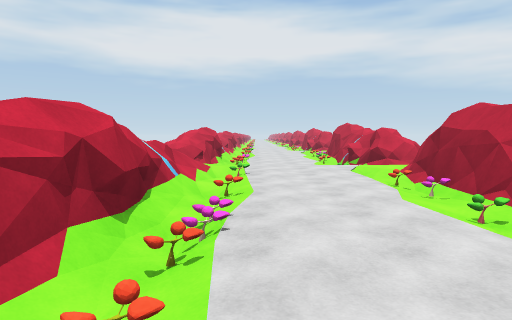
[1] (above)

16 first-person views from a walk through a Unity game level. The camera is 1.5 m above the floor, tilts 4° down and sees 75° across. The floor is counted in squares, 2 m on a side. Each view is taken from the middle of a square. On the plan, view 1 faces up. The plan holds only what a view shows up to about 11 squares ahead; the rest is blank. The place goes on beyond the plan. The player is left out. Surface patterns are stand-ins for the level's own textures.

[2]
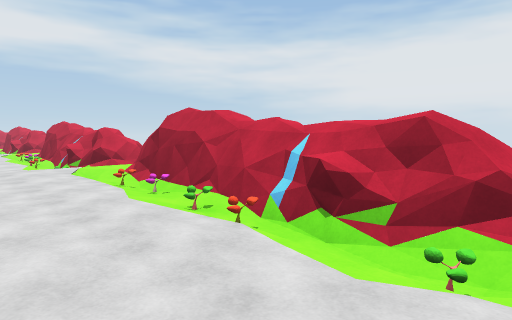

[3]
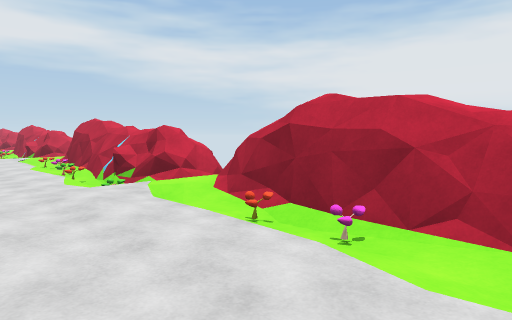

[4]
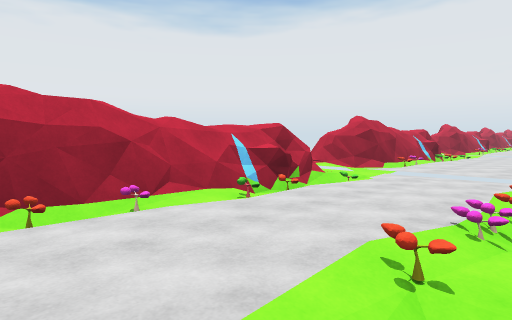

[5]
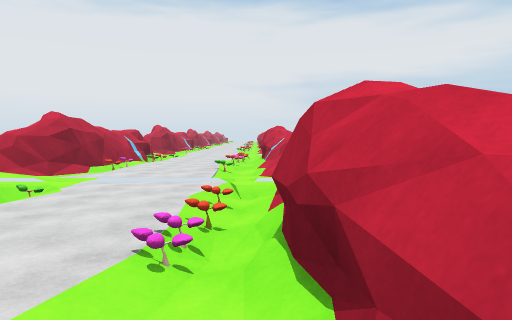

[6]
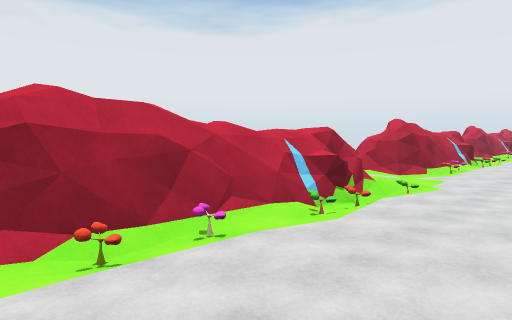

[7]
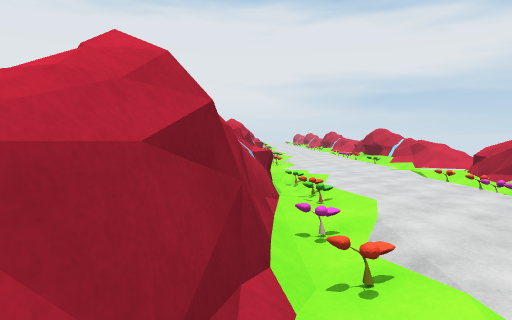

[8]
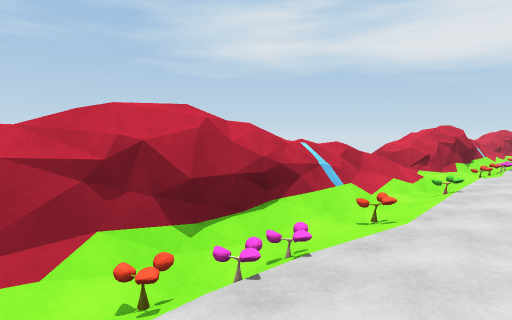

[9]
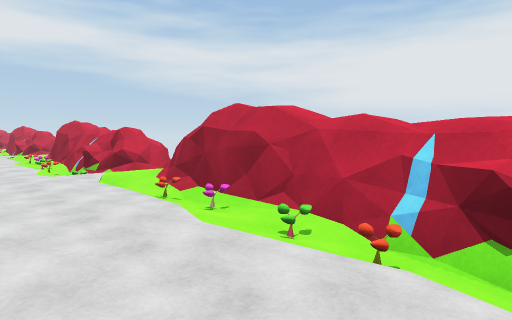

[10]
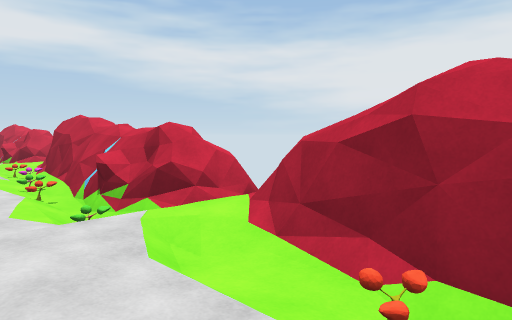

[11]
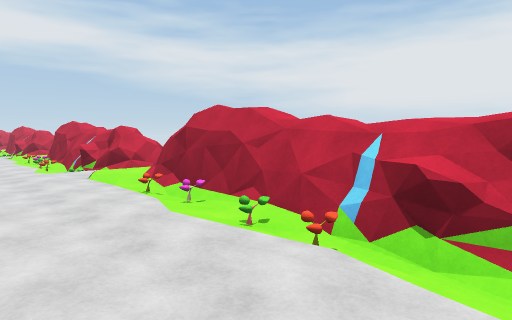

[12]
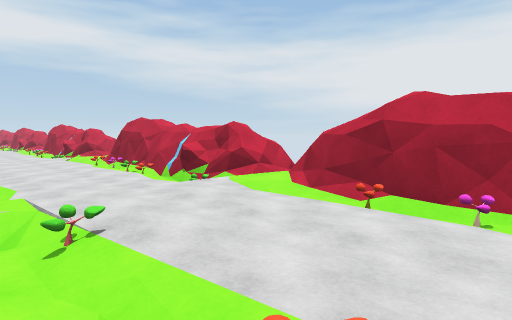

[13]
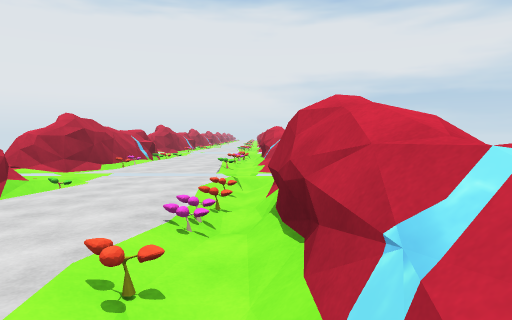

[14]
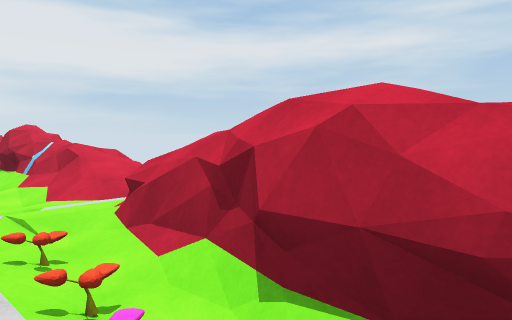

[15]
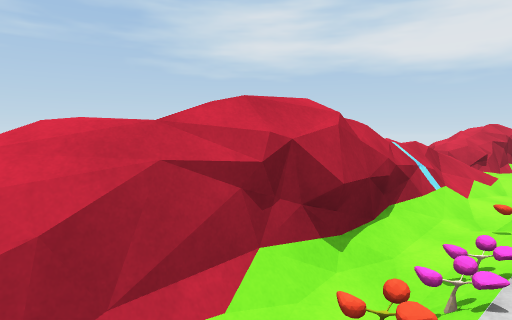

[16]
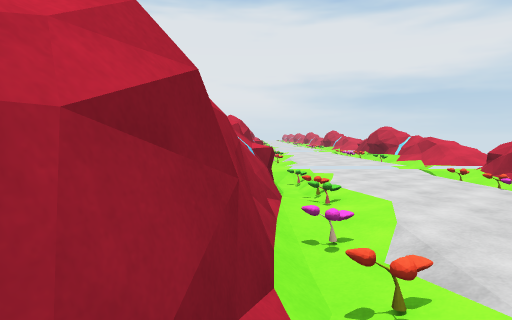

### Floor plan
Key: @ floor where view 1 was taken; # wall or solid block; x gap in a wall; . main floor; : floor 0.25 m higher than the main floor; - floor 0.25 m lower than the main floor; + floor 1 m higher than the main floor; * floor 1.25 m higher than the main floor; / step, stairs or slope; = window, fence, low wall or low ledge; O other object.
Columns run from 2 left of view 1 to 4 right of it. Each row starts with its distance up from view 1.
 19   .. #
 18 #=..O#
 17 =-..O##
 16 //:://x
 15 +/:://#
 14 */../O
 13 //O..O
 12 //...##
 11  #O.=#
 10 ##..O#
  9 =O..O##
  8 : ::/:
  7 +/:://#
  6 //...O#
  5 //..O##
  4 //O..#
  3 ##O./#
  2 #O..O#
  1 =O..O##
  0 / @.//x
 -1 //:://x
 -2 ///./##
 -3 //...O#
 -4 //O..O#
 -5  #../##
 -6  O..O#
 -7  /..O##
 -8 =/.../x
 -9 //::..x
-10 ///:/##
-11 //../O#
-12 //O..O#
-13  #../##
-14 ##O.O#
-15 #O../#
-16 x/..O#

Positions as (right, up) in squares from view 1, and headings:
1: (0, 0), facing up
2: (0, 0), facing up-right
3: (0, -5), facing up-right
4: (-1, -2), facing down-right
5: (-1, -3), facing down
6: (0, -10), facing down-right
7: (3, -9), facing down
8: (1, -15), facing up-left
9: (0, -15), facing up-right
10: (1, 5), facing up-right
11: (0, 9), facing up-right
12: (-1, 12), facing up-right
13: (-1, 14), facing down
14: (0, 12), facing down-left
15: (0, 9), facing up-left
16: (3, 7), facing down
